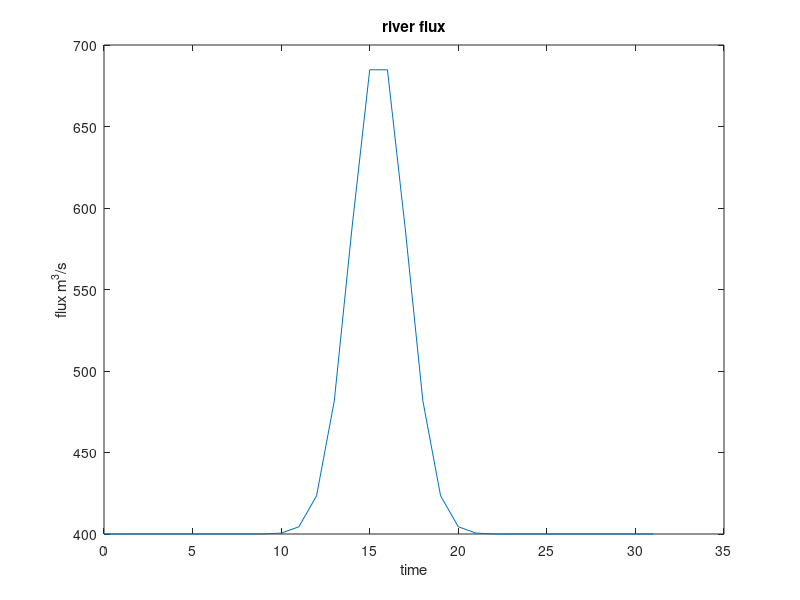

Recreate this plot in MATLAB. (Note: this script raises an error after producing the figure.)
function example_FVCOM_river()
% example file for dumping an FVCOM river file and adding sediment concentration
%
% function example_FVCOM_river()
%
% DESCRIPTION:
%    Setup a sample FVCOM river file
%
% INPUT
%   
% OUTPUT:
%    FVCOM RiverFile with flux,temp,salt,sediment
%
% Author(s):  
%    Geoff Cowles (University of Massachusetts Dartmouth)
%
% Revision history
%   
%==============================================================================

t1 = 0; %greg2mjulian(2007,1,1,0,0,0);
t2 = 31; %greg2mjulian(2007,2,1,0,0,0);
time = t1:1:t2;
nTimes = prod(size(time));

% setup an event using Gaussian function
tmid = mean(time);
c    = .1*(tmid-time(1));
flux = 400+300*exp(-(time-tmid).^2/(2.*c^2));  
plot(time,flux);
ylabel('flux m^3/s')
xlabel('time')
title('river flux')
sedload = .030*(flux.^1.40)/1000.; %sed conc in g/l

temp = 20*ones(nTimes,1);
salt = zeros(nTimes,1);
RiverFile = 'tst_riv.nc';
nRivnodes = 3;
RiverInfo1 = 'idealized estuary river';
RiverInfo2 = 'event profile';
RiverName = 'tstRiver';


write_FVCOM_river(RiverFile,RiverName,nRivnodes,time,flux,temp,salt,RiverInfo1,RiverInfo2)

% add sediment to the file
VarName = 'fine_sand';
VarLongName = 'concentration of fine sand';
VarUnits = 'kgm^-3';
VarData = .333*sedload; 
add_var_FVCOM_river(RiverFile,VarName,VarLongName,VarUnits,VarData)

VarName = 'coarse_silt';
VarLongName = 'concentration of coarse silt';
VarUnits = 'kgm^-3';
VarData = .333*sedload; 
add_var_FVCOM_river(RiverFile,VarName,VarLongName,VarUnits,VarData)

VarName = 'fine_silt';   
VarLongName = 'concentration of fine silt';   
VarUnits = 'kgm^-3';
VarData = .333*sedload; 
add_var_FVCOM_river(RiverFile,VarName,VarLongName,VarUnits,VarData)
